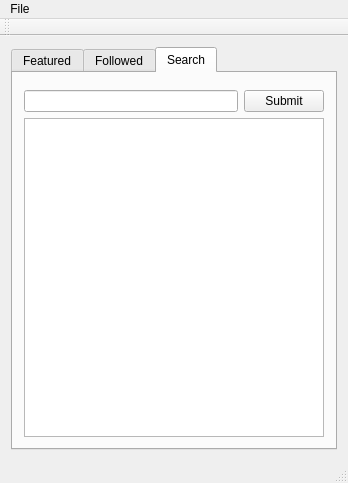
<?xml version="1.0" encoding="UTF-8"?>
<ui version="4.0">
 <class>MainWindow</class>
 <widget class="QMainWindow" name="MainWindow">
  <property name="geometry">
   <rect>
    <x>0</x>
    <y>0</y>
    <width>348</width>
    <height>483</height>
   </rect>
  </property>
  <property name="windowTitle">
   <string>Twitch Creep</string>
  </property>
  <widget class="QWidget" name="centralWidget">
   <layout class="QVBoxLayout" name="verticalLayout">
    <item>
     <layout class="QHBoxLayout" name="horizontalLayout">
      <property name="spacing">
       <number>0</number>
      </property>
      <item>
       <widget class="QTabWidget" name="tabWidget">
        <property name="autoFillBackground">
         <bool>true</bool>
        </property>
        <property name="currentIndex">
         <number>2</number>
        </property>
        <widget class="QWidget" name="tab">
         <attribute name="title">
          <string>Featured</string>
         </attribute>
         <layout class="QHBoxLayout" name="horizontalLayout_2">
          <item>
           <widget class="QListWidget" name="listWidget">
            <property name="sortingEnabled">
             <bool>false</bool>
            </property>
           </widget>
          </item>
         </layout>
        </widget>
        <widget class="QWidget" name="tab_2">
         <attribute name="title">
          <string>Followed</string>
         </attribute>
         <layout class="QHBoxLayout" name="horizontalLayout_4">
          <item>
           <widget class="QListWidget" name="listWidget_2">
            <property name="sortingEnabled">
             <bool>false</bool>
            </property>
           </widget>
          </item>
         </layout>
        </widget>
        <widget class="QWidget" name="tab_3">
         <attribute name="title">
          <string>Search</string>
         </attribute>
         <layout class="QVBoxLayout" name="verticalLayout_2">
          <item>
           <layout class="QHBoxLayout" name="horizontalLayout_5">
            <property name="spacing">
             <number>7</number>
            </property>
            <property name="leftMargin">
             <number>0</number>
            </property>
            <property name="topMargin">
             <number>0</number>
            </property>
            <property name="rightMargin">
             <number>0</number>
            </property>
            <property name="bottomMargin">
             <number>0</number>
            </property>
           </layout>
          </item>
          <item>
           <layout class="QHBoxLayout" name="horizontalLayout_6">
            <property name="topMargin">
             <number>6</number>
            </property>
            <item>
             <widget class="QLineEdit" name="lineEdit"/>
            </item>
            <item>
             <widget class="QPushButton" name="pushButton">
              <property name="text">
               <string>Submit</string>
              </property>
             </widget>
            </item>
           </layout>
          </item>
          <item>
           <widget class="QListWidget" name="listWidget_3">
            <property name="sortingEnabled">
             <bool>false</bool>
            </property>
           </widget>
          </item>
         </layout>
        </widget>
       </widget>
      </item>
     </layout>
    </item>
   </layout>
  </widget>
  <widget class="QMenuBar" name="menuBar">
   <property name="geometry">
    <rect>
     <x>0</x>
     <y>0</y>
     <width>348</width>
     <height>22</height>
    </rect>
   </property>
   <widget class="QMenu" name="menuFile">
    <property name="title">
     <string>File</string>
    </property>
    <addaction name="actionAdd_User"/>
    <addaction name="actionClear_User"/>
    <addaction name="Options"/>
    <addaction name="Quit"/>
   </widget>
   <addaction name="menuFile"/>
  </widget>
  <widget class="QToolBar" name="mainToolBar">
   <attribute name="toolBarArea">
    <enum>TopToolBarArea</enum>
   </attribute>
   <attribute name="toolBarBreak">
    <bool>false</bool>
   </attribute>
  </widget>
  <widget class="QStatusBar" name="statusBar"/>
  <action name="actionAdd_User">
   <property name="text">
    <string>Add User</string>
   </property>
  </action>
  <action name="Quit">
   <property name="text">
    <string>Exit</string>
   </property>
  </action>
  <action name="actionClear_User">
   <property name="text">
    <string>Clear User</string>
   </property>
  </action>
  <action name="Options">
   <property name="text">
    <string>Options</string>
   </property>
  </action>
 </widget>
 <layoutdefault spacing="6" margin="11"/>
 <resources/>
 <connections/>
</ui>
